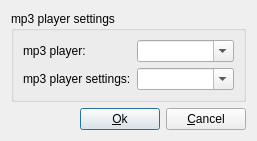
<?xml version="1.0" encoding="UTF-8"?>
<ui version="4.0">
 <class>ConfigPlayerDlg</class>
 <widget class="QDialog" name="ConfigPlayerDlg">
  <property name="geometry">
   <rect>
    <x>0</x>
    <y>0</y>
    <width>257</width>
    <height>126</height>
   </rect>
  </property>
  <property name="sizePolicy">
   <sizepolicy hsizetype="Fixed" vsizetype="Fixed">
    <horstretch>0</horstretch>
    <verstretch>0</verstretch>
   </sizepolicy>
  </property>
  <property name="windowTitle">
   <string>Player Configuration</string>
  </property>
  <property name="sizeGripEnabled">
   <bool>false</bool>
  </property>
  <layout class="QGridLayout" name="gridLayout_2">
   <item row="0" column="0" colspan="3">
    <widget class="QGroupBox" name="GroupBox4">
     <property name="title">
      <string>mp3 player settings</string>
     </property>
     <layout class="QGridLayout" name="gridLayout">
      <item row="0" column="0">
       <widget class="QLabel" name="m_pPlayerLabel">
        <property name="text">
         <string>mp3 player:</string>
        </property>
        <property name="wordWrap">
         <bool>false</bool>
        </property>
       </widget>
      </item>
      <item row="0" column="1">
       <widget class="QComboBox" name="m_pPlayer">
        <property name="editable">
         <bool>true</bool>
        </property>
       </widget>
      </item>
      <item row="1" column="0">
       <widget class="QLabel" name="m_pPlayeSettingsLabel">
        <property name="text">
         <string>mp3 player settings:</string>
        </property>
        <property name="wordWrap">
         <bool>false</bool>
        </property>
       </widget>
      </item>
      <item row="1" column="1">
       <widget class="QComboBox" name="m_pPlayerSettings">
        <property name="editable">
         <bool>true</bool>
        </property>
       </widget>
      </item>
     </layout>
    </widget>
   </item>
   <item row="1" column="0">
    <spacer name="Spacer1">
     <property name="orientation">
      <enum>Qt::Horizontal</enum>
     </property>
     <property name="sizeType">
      <enum>QSizePolicy::Expanding</enum>
     </property>
     <property name="sizeHint" stdset="0">
      <size>
       <width>74</width>
       <height>20</height>
      </size>
     </property>
    </spacer>
   </item>
   <item row="1" column="1">
    <widget class="QPushButton" name="m_pOk">
     <property name="text">
      <string>&amp;Ok</string>
     </property>
    </widget>
   </item>
   <item row="1" column="2">
    <widget class="QPushButton" name="m_pCancel">
     <property name="text">
      <string>&amp;Cancel</string>
     </property>
    </widget>
   </item>
  </layout>
 </widget>
 <pixmapfunction>qPixmapFromMimeSource</pixmapfunction>
 <resources/>
 <connections>
  <connection>
   <sender>m_pOk</sender>
   <signal>clicked()</signal>
   <receiver>ConfigPlayerDlg</receiver>
   <slot>sltOk()</slot>
   <hints>
    <hint type="sourcelabel">
     <x>20</x>
     <y>20</y>
    </hint>
    <hint type="destinationlabel">
     <x>20</x>
     <y>20</y>
    </hint>
   </hints>
  </connection>
  <connection>
   <sender>m_pCancel</sender>
   <signal>clicked()</signal>
   <receiver>ConfigPlayerDlg</receiver>
   <slot>sltCancel()</slot>
   <hints>
    <hint type="sourcelabel">
     <x>20</x>
     <y>20</y>
    </hint>
    <hint type="destinationlabel">
     <x>20</x>
     <y>20</y>
    </hint>
   </hints>
  </connection>
 </connections>
</ui>
